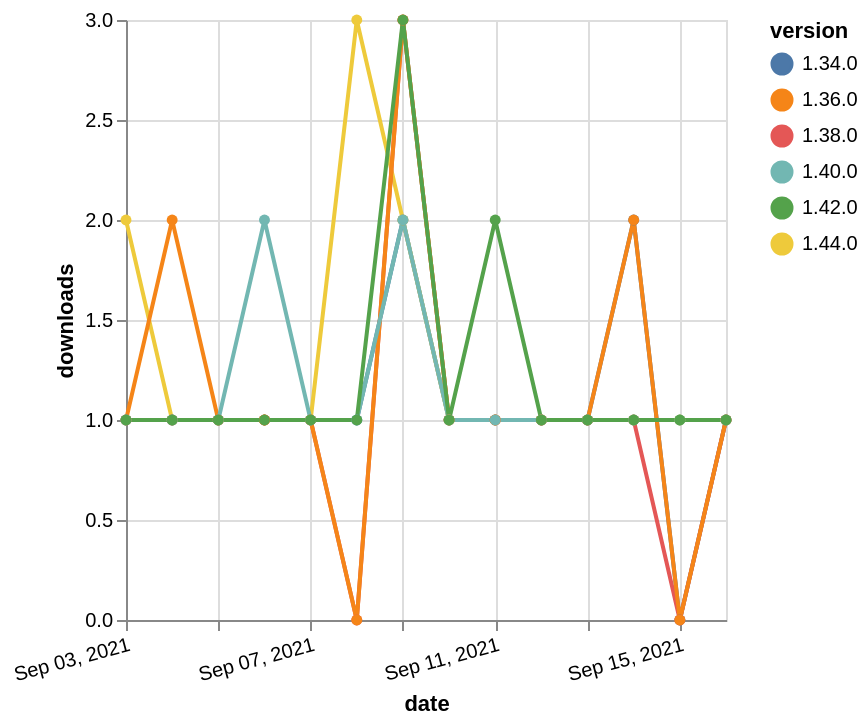

The specification (Vega-Lite) saved for this image:
### Vega-Lite specification from a JSON file in a GitHub repository (floating-point values rounded to 4 significant figures)
{"$schema": "https://vega.github.io/schema/vega-lite/v5.json", "description": "A simple bar chart with embedded data.", "data": {"values": [{"date": "2021-09-03", "total": 269, "delta": 1, "version": "1.34.0"}, {"date": "2021-09-04", "total": 270, "delta": 1, "version": "1.34.0"}, {"date": "2021-09-05", "total": 271, "delta": 1, "version": "1.34.0"}, {"date": "2021-09-06", "total": 272, "delta": 1, "version": "1.34.0"}, {"date": "2021-09-07", "total": 273, "delta": 1, "version": "1.34.0"}, {"date": "2021-09-08", "total": 274, "delta": 1, "version": "1.34.0"}, {"date": "2021-09-09", "total": 276, "delta": 2, "version": "1.34.0"}, {"date": "2021-09-10", "total": 277, "delta": 1, "version": "1.34.0"}, {"date": "2021-09-11", "total": 278, "delta": 1, "version": "1.34.0"}, {"date": "2021-09-12", "total": 279, "delta": 1, "version": "1.34.0"}, {"date": "2021-09-13", "total": 280, "delta": 1, "version": "1.34.0"}, {"date": "2021-09-14", "total": 282, "delta": 2, "version": "1.34.0"}, {"date": "2021-09-15", "total": 282, "delta": 0, "version": "1.34.0"}, {"date": "2021-09-16", "total": 283, "delta": 1, "version": "1.34.0"}, {"date": "2021-09-03", "total": 128, "delta": 2, "version": "1.44.0"}, {"date": "2021-09-04", "total": 129, "delta": 1, "version": "1.44.0"}, {"date": "2021-09-05", "total": 130, "delta": 1, "version": "1.44.0"}, {"date": "2021-09-06", "total": 131, "delta": 1, "version": "1.44.0"}, {"date": "2021-09-07", "total": 132, "delta": 1, "version": "1.44.0"}, {"date": "2021-09-08", "total": 135, "delta": 3, "version": "1.44.0"}, {"date": "2021-09-09", "total": 137, "delta": 2, "version": "1.44.0"}, {"date": "2021-09-10", "total": 138, "delta": 1, "version": "1.44.0"}, {"date": "2021-09-11", "total": 139, "delta": 1, "version": "1.44.0"}, {"date": "2021-09-12", "total": 140, "delta": 1, "version": "1.44.0"}, {"date": "2021-09-13", "total": 141, "delta": 1, "version": "1.44.0"}, {"date": "2021-09-14", "total": 142, "delta": 1, "version": "1.44.0"}, {"date": "2021-09-15", "total": 143, "delta": 1, "version": "1.44.0"}, {"date": "2021-09-16", "total": 144, "delta": 1, "version": "1.44.0"}, {"date": "2021-09-03", "total": 203, "delta": 1, "version": "1.38.0"}, {"date": "2021-09-04", "total": 204, "delta": 1, "version": "1.38.0"}, {"date": "2021-09-05", "total": 205, "delta": 1, "version": "1.38.0"}, {"date": "2021-09-06", "total": 206, "delta": 1, "version": "1.38.0"}, {"date": "2021-09-07", "total": 207, "delta": 1, "version": "1.38.0"}, {"date": "2021-09-08", "total": 207, "delta": 0, "version": "1.38.0"}, {"date": "2021-09-09", "total": 210, "delta": 3, "version": "1.38.0"}, {"date": "2021-09-10", "total": 211, "delta": 1, "version": "1.38.0"}, {"date": "2021-09-11", "total": 212, "delta": 1, "version": "1.38.0"}, {"date": "2021-09-12", "total": 213, "delta": 1, "version": "1.38.0"}, {"date": "2021-09-13", "total": 214, "delta": 1, "version": "1.38.0"}, {"date": "2021-09-14", "total": 215, "delta": 1, "version": "1.38.0"}, {"date": "2021-09-15", "total": 215, "delta": 0, "version": "1.38.0"}, {"date": "2021-09-16", "total": 216, "delta": 1, "version": "1.38.0"}, {"date": "2021-09-03", "total": 218, "delta": 1, "version": "1.36.0"}, {"date": "2021-09-04", "total": 220, "delta": 2, "version": "1.36.0"}, {"date": "2021-09-05", "total": 221, "delta": 1, "version": "1.36.0"}, {"date": "2021-09-06", "total": 222, "delta": 1, "version": "1.36.0"}, {"date": "2021-09-07", "total": 223, "delta": 1, "version": "1.36.0"}, {"date": "2021-09-08", "total": 223, "delta": 0, "version": "1.36.0"}, {"date": "2021-09-09", "total": 226, "delta": 3, "version": "1.36.0"}, {"date": "2021-09-10", "total": 227, "delta": 1, "version": "1.36.0"}, {"date": "2021-09-11", "total": 228, "delta": 1, "version": "1.36.0"}, {"date": "2021-09-12", "total": 229, "delta": 1, "version": "1.36.0"}, {"date": "2021-09-13", "total": 230, "delta": 1, "version": "1.36.0"}, {"date": "2021-09-14", "total": 232, "delta": 2, "version": "1.36.0"}, {"date": "2021-09-15", "total": 232, "delta": 0, "version": "1.36.0"}, {"date": "2021-09-16", "total": 233, "delta": 1, "version": "1.36.0"}, {"date": "2021-09-03", "total": 177, "delta": 1, "version": "1.40.0"}, {"date": "2021-09-04", "total": 178, "delta": 1, "version": "1.40.0"}, {"date": "2021-09-05", "total": 179, "delta": 1, "version": "1.40.0"}, {"date": "2021-09-06", "total": 181, "delta": 2, "version": "1.40.0"}, {"date": "2021-09-07", "total": 182, "delta": 1, "version": "1.40.0"}, {"date": "2021-09-08", "total": 183, "delta": 1, "version": "1.40.0"}, {"date": "2021-09-09", "total": 185, "delta": 2, "version": "1.40.0"}, {"date": "2021-09-10", "total": 186, "delta": 1, "version": "1.40.0"}, {"date": "2021-09-11", "total": 187, "delta": 1, "version": "1.40.0"}, {"date": "2021-09-12", "total": 188, "delta": 1, "version": "1.40.0"}, {"date": "2021-09-13", "total": 189, "delta": 1, "version": "1.40.0"}, {"date": "2021-09-14", "total": 190, "delta": 1, "version": "1.40.0"}, {"date": "2021-09-15", "total": 191, "delta": 1, "version": "1.40.0"}, {"date": "2021-09-16", "total": 192, "delta": 1, "version": "1.40.0"}, {"date": "2021-09-03", "total": 209, "delta": 1, "version": "1.42.0"}, {"date": "2021-09-04", "total": 210, "delta": 1, "version": "1.42.0"}, {"date": "2021-09-05", "total": 211, "delta": 1, "version": "1.42.0"}, {"date": "2021-09-06", "total": 212, "delta": 1, "version": "1.42.0"}, {"date": "2021-09-07", "total": 213, "delta": 1, "version": "1.42.0"}, {"date": "2021-09-08", "total": 214, "delta": 1, "version": "1.42.0"}, {"date": "2021-09-09", "total": 217, "delta": 3, "version": "1.42.0"}, {"date": "2021-09-10", "total": 218, "delta": 1, "version": "1.42.0"}, {"date": "2021-09-11", "total": 220, "delta": 2, "version": "1.42.0"}, {"date": "2021-09-12", "total": 221, "delta": 1, "version": "1.42.0"}, {"date": "2021-09-13", "total": 222, "delta": 1, "version": "1.42.0"}, {"date": "2021-09-14", "total": 223, "delta": 1, "version": "1.42.0"}, {"date": "2021-09-15", "total": 224, "delta": 1, "version": "1.42.0"}, {"date": "2021-09-16", "total": 225, "delta": 1, "version": "1.42.0"}]}, "width": "container", "mark": {"type": "line", "point": {"filled": true}}, "encoding": {"x": {"field": "date", "type": "temporal", "timeUnit": "yearmonthdate", "title": "date", "axis": {"labelAngle": -15}}, "y": {"field": "delta", "type": "quantitative", "title": "downloads"}, "color": {"field": "version", "type": "nominal"}, "tooltip": {"field": "delta"}}}
